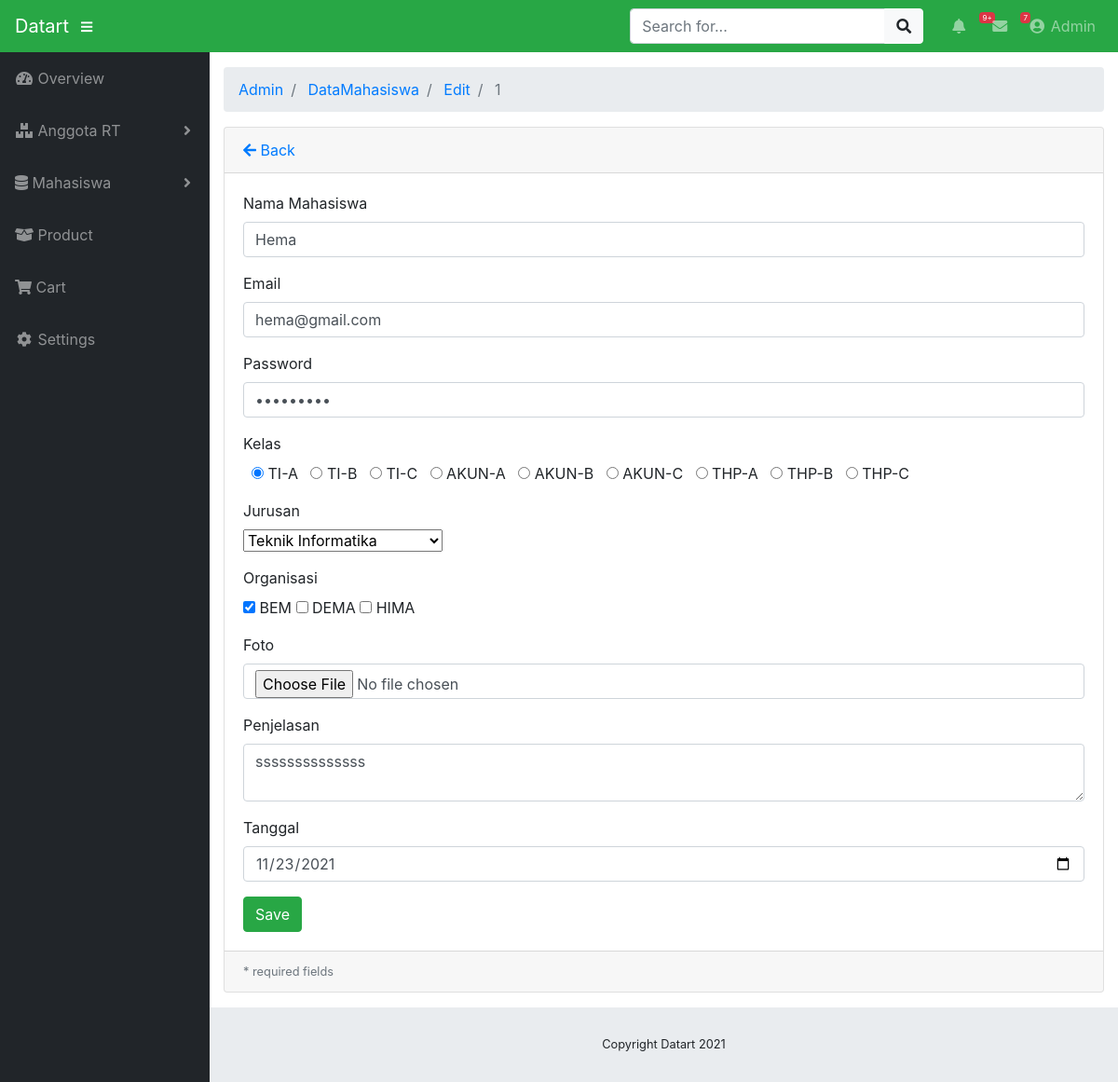
The page /index.php/admin/DataMahasiswa/edit/1 on the database its author committed.
### tables this page shows
CREATE TABLE `tb_mahasiswa` (
  `id_mahasiswa` int(11) NOT NULL,
  `nama_mahasiswa` varchar(255) NOT NULL,
  `email` varchar(255) NOT NULL,
  `password` varchar(255) NOT NULL,
  `kelas` varchar(255) NOT NULL,
  `jurusan` varchar(255) NOT NULL,
  `organisasi` varchar(255) NOT NULL,
  `foto` varchar(255) NOT NULL,
  `penjelasan` longtext NOT NULL,
  `tanggal` date NOT NULL
);

### application/controllers/admin/DataMahasiswa.php (called while the page is built, shortened)
<?php
class DataMahasiswa extends CI_Controller
{
    public function __construct()
    {
        $this->load->model('mahasiswa_model');
        $this->load->library('form_validation');
    }
    public function edit( $id = NULL )
    {
        $data['DataMahasiswa']  = $this->mahasiswa_model->getById($id);
        $config['upload_path'] = './assets/images';
        $config['allowed_types'] = 'jpg|png|jpeg';
        $config['max_size'] = '2048';
        $config['max_width'] = '2000';
        $config['max_height'] = '2000';
        $this->load->library('upload', $config);
        $this->load->view("admin/mahasiswa/edit_form", $data);
    }
}

### index.php (called while the page is built, shortened)
<?php
require_once BASEPATH.'core/CodeIgniter.php';

### application/models/Mahasiswa_model.php (called while the page is built, shortened)
<?php defined('BASEPATH') or exit('No direct script access allowed');
class Mahasiswa_model extends CI_Model
{
	private $tb_mahasiswa = "tb_mahasiswa";
	public function getById($id)
	{
		return $this->db->get_where($this->tb_mahasiswa, ["id_mahasiswa" => $id])->result();
	}
}

### application/views/admin/mahasiswa/edit_form.php (the view, shortened to what this page needs)
<!DOCTYPE html>
<html lang="en">
<head>
</head>
<body id="page-top">
	<div id="wrapper">
		<div id="content-wrapper">
			<div class="container-fluid">
				<div class="card mb-3">
					<div class="card-header">
						<a href="<?php echo site_url('admin/DataMahasiswa/') ?>"><i class="fas fa-arrow-left"></i>
							Back</a>
					</div>
					<div class="card-body">
					<?php foreach ($DataMahasiswa as $kunci) : ?>
						<form action="<?php echo site_url('admin/DataMahasiswa/edit'); ?>" method="POST" enctype="multipart/form-data">
							<div class="form-group">
								<label for="nama_mahasiswa">Nama Mahasiswa</label>
								<input class="form-control <?php echo form_error('nama_mahasiswa') ? 'is-invalid':'' ?>" type="text" name="nama_mahasiswa" placeholder="Nama Mahasiswa" value="<?php echo $kunci->nama_mahasiswa; ?>" />
							</div>
							<div class="form-group">
								<label for="email">Email</label>
								<input class="form-control <?php echo form_error('email') ? 'is-invalid':'' ?>" type="text" name="email" placeholder="Email" value="<?php echo $kunci->email ?>"/>
							</div>
							<div class="form-group">
								<label for="password">Password</label>
								<input class="form-control <?php echo form_error('password') ? 'is-invalid':'' ?>" type="password" name="password" placeholder="Password" value="<?php echo $kunci->password; ?>"/>
							</div>
							<div class="form-group">
								<label for="kelas">Kelas</label>
								<div>
								 	<input type="radio" name="kelas" id="kelas" value="TI-A" <?php echo ($kunci->kelas == 'TI-A' ? ' checked' : ''); ?>> TI-A
								 	<input type="radio" name="kelas" id="kelas" value="TI-B" <?php echo ($kunci->kelas == 'TI-B' ? ' checked' : ''); ?>> TI-B
								 	<input type="radio" name="kelas" id="kelas" value="TI-C" <?php echo ($kunci->kelas == 'TI-C' ? ' checked' : ''); ?>> TI-C
								 	<input type="radio" name="kelas" id="kelas" value="AKUN-A" <?php echo ($kunci->kelas == 'AKUN-A' ? ' checked' : ''); ?>> AKUN-A
								 	<input type="radio" name="kelas" value="AKUN-B" <?php echo ($kunci->kelas == 'AKUN-B' ? ' checked' : ''); ?>> AKUN-B
								 	<input type="radio" name="kelas" value="AKUN-C" <?php echo ($kunci->kelas == 'AKUN-C' ? ' checked' : ''); ?>> AKUN-C
								 	<input type="radio" name="kelas" value="THP-A" <?php echo ($kunci->kelas == 'THP-A' ? ' checked' : ''); ?>> THP-A
								 	<input type="radio" name="kelas" value="THP-B" <?php echo ($kunci->kelas == 'THP-B' ? ' checked' : ''); ?>> THP-B
								 	<input type="radio" name="kelas" value="THP-C" <?php echo ($kunci->kelas == 'THP-C' ? ' checked' : ''); ?>> THP-C
								</div>
							</div>
							<div class="form-group">
								<label for="jurusan">Jurusan</label>
								<div>
									<select name="jurusan">
										<option value="Teknik Informatika" <?php echo ($kunci->jurusan == 'Teknik Informatika' ? ' selected' : ''); ?>>Teknik Informatika</option>
									</select>
								</div>
							</div>
							<?php
								$organisasi = explode(' , ', $kunci->organisasi);
							?>
							<div class="form-group">
								<label for="organisasi">Organisasi</label>
								<div>
									<input type="checkbox" id="organisasi" name="organisasi[]" value="BEM" <?php in_array ('BEM', $organisasi) ? print "checked" : ""; ?>> BEM
									<input type="checkbox" id="organisasi" name="organisasi[]" value="DEMA" <?php in_array ('DEMA', $organisasi) ? print "checked" : ""; ?>> DEMA
									<input type="checkbox" id="organisasi" name="organisasi[]" value="HIMA" <?php in_array ('HIMA', $organisasi) ? print "checked" : ""; ?>> HIMA
								</div>
							</div>
							<div class="form-group">
								<label for="foto">Foto</label>
								<input class="form-control <?php echo form_error('foto') ? 'is-invalid' : '' ?>" type="file" name="foto" placeholder="foto" />
							</div>
							<div class="form-group">
								<label for="penjelasan">Penjelasan</label>
								<textarea class="form-control <?php echo form_error('penjelasan') ? 'is-invalid':'' ?>"
								 name="penjelasan" placeholder="Penjelasan"><?php echo $kunci->penjelasan ?></textarea>
							</div>
							<div class="form-group">
								<label for="tanggal">Tanggal</label>
								<input class="form-control <?php echo form_error('tanggal') ? 'is-invalid':'' ?>"
								type="date" name="tanggal" placeholder="Tanggal" value="<?php echo $kunci->tanggal ?>"/>
							</div>
							<input class="btn btn-success" type="submit" name="btn" value="Save" />
						</form>
					<?php endforeach; ?>
					</div>
					<div class="card-footer small text-muted">
						* required fields
					</div>
				</div>
			</div>
		</div>
</body>
</html>

### css/sb-admin.css (style rules this page uses)
html { position: relative; min-height: 100%; }
body { height: 100%; }
#wrapper { display: -webkit-box; display: -ms-flexbox; display: flex; }
#wrapper #content-wrapper { overflow-x: hidden; width: 100%; padding-top: 1rem; padding-bottom: 80px; }
:root { --input-padding-x: 0.75rem; --input-padding-y: 0.75rem; }

### rows shown on the page
tb_mahasiswa: nama_mahasiswa "Hema", email "hema@gmail.com", kelas "☑ Kelas", jurusan "Teknik Informatika", penjelasan "ssssssssssssss", tanggal "11/23/2021"

### other values the page prints
SITE_NAME "Datart"
$segment "Admin"
$segment "DataMahasiswa"
$segment "Edit"
$segment "1"
Date('Y') "2021"
